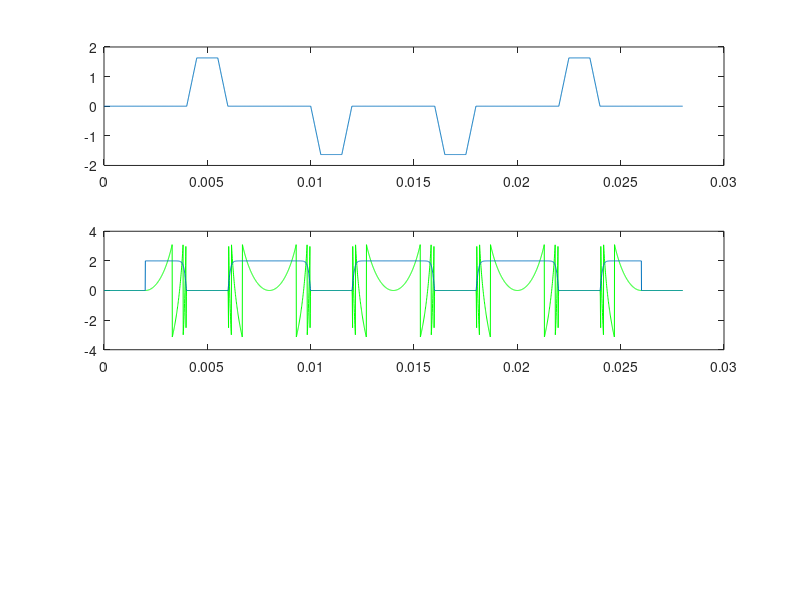

MATLAB code for this plot: (Note: this script raises an error after producing the figure.)
% using Meakin 2013 formulation for BIR-8 pulses
% units are seconds, cm, radians, Gauss
% this version is trying to simplify to BIR 4
clear all
close all
clc

Npoints = 250;
Tseg = 2e-3;  % seconds
Tgap = 100e-6;
t=linspace(0,Tseg,Npoints);

gamma = 2*pi*4.257e3; % rad/s/gauss

zeta = 15;
kappa = atan(60); % 1.5541;
tankappa = 60;
wmax = 0.389e3 *2*pi;  % rad/sec  
Gmax = 2;   % G/cm
RFmax = 20e-6;  % Tesla
RFmax = RFmax * 1e4 ; % to Gauss

venc = 2; % cm/sec.
Gmax = pi/(2*gamma * venc * (2*2*Tseg+2*Tseg)*(Tseg*3/4));
vel = 2;  % cm/sec.
T1 = 1.6;  % sec
T2 = 0.150;  % sec

amp1 = tanh(zeta * (1 - (t./Tseg))); 
amp2 = tanh(zeta * (t./Tseg)); 

phase1 = -wmax*Tseg*log( abs(cos(kappa*t/Tseg)) / (kappa*tankappa) );
phase1 = phase1 - phase1(1);
phase2 = -wmax*Tseg*log( abs(cos(kappa*(t/Tseg -1))) / (kappa*tankappa) );
phase2 = phase2 - phase2(end);

dt = Tseg/Npoints;
frqsweep = diff([phase2 phase1])/dt/(2*pi);

rf1 = RFmax*amp1.*exp(1i*phase1);
rf2 = RFmax*amp2.*exp(1i*phase2);

trap1 = ones(1, Npoints);
trap1(1:Npoints/4) = linspace(0,1, Npoints/4);
trap1(Npoints*3/4+1:end) = linspace(1,0,Npoints/4);
trap1 = trap1 *Gmax;

gap = zeros(1, Npoints);
greatgap = zeros(1, 1*Npoints);
Ngap = floor(Npoints/Tseg*Tgap);
tgap = zeros(1, Ngap);

RF = [gap rf1 gap   rf2 rf1  gap     rf2 rf1 gap      rf2 rf1  gap   rf2 greatgap];
Gz = [gap gap trap1 gap gap (-trap1) gap gap (-trap1) gap gap  trap1 gap greatgap];
t = linspace(0, (13+1)*Tseg, (13+1)*Npoints);

% RF4 = [gap rf1 tgap rf2 rf1 tgap rf2 gap];
% Gz = [gap gap tgap gap gap tgap gap gap];
% t = linspace(0, 6*Tseg+2*Tgap, 6*Npoints+2*Ngap);

zpos = ones(size(Gz)) .* (0 + vel*t);

figure(5)
subplot(311)
plot(t, Gz)
subplot(312)
plot(t, angle(RF),'g'); hold on;
plot(t, abs(RF)*10); hold off;

RF0 = RF;

% Put the whole thing together and run the simulation
n=1;myMz = [];
myRF = 0:0.05:3;

T1 = T1 * 1e3;      % s to ms
T2 = T2 * 1e3;      % s to ms

%%
for ii = myRF
    
    disp('-----------------------------------');
    disp(ii);
    
    RF = RF0 * ii;
    
    Mi = [0 0 1];

    Bx = real(RF);
    By = imag(RF);
    Bz = Gz.*zpos;

    nstep = length(RF);
    dt = Tseg/Npoints;
    dt = dt * 1e3;      % s to ms

    beff = [Bx' By' Bz'];

    %% unit conversionsl  Blochsim works in Tesla and mili seconds

    beff = beff*1e-4; % G to Tesla

    %M = blochsim(Mi, beff, T1, T2, dt, nstep);
    M = myBlochSim(Mi, beff, T1, T2, dt);
    
    M = M(1:length(t),:);

    figure(67);

    subplot(311)
    plot(t, M(:,1))
    grid on
    subplot(312)
    plot(t, M(:,2))
    grid on
    subplot(313)
    plot(t, M(:,3))
    grid on
    drawnow;
    
    pause(0.2),
    myMz(n) = M(end,3);
    n=n+1;
end
figure;
plot(myRF, myMz)

M(end,:)
Mxy = complex(M(:,1), M(:,2));
Mphase = unwrap(angle(Mxy));
fprintf('Phase of Mxy = %f rads if traveling at %f cm/s\n', Mphase(end), vel);

Gz2 = Gz;
Gz2(end/2:end) = - Gz2(end/2:end);
phs = gamma* sum(Gz2.*zpos.*dt);
fprintf('Alt. Phase of Mxy = %f rads if traveling at %f cm/s\n', phs, vel);

return
